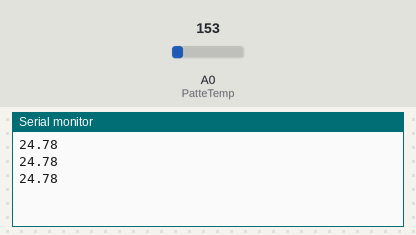
Recording of a sketch running on a simulated Arduino Uno, built with avr-gcc and run on an emulated ATmega328P. Parts: the last lines printed to the serial monitor. The inputs (shaded band) are chosen by the test bench; at power-on: A0 (PatteTemp) = 153.

Above: at 1.3 s.
1.4 s: A0 (PatteTemp) set to 165
At 1.9 s:
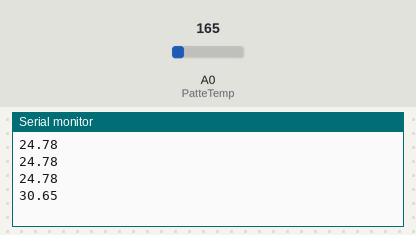
2.9 s: A0 (PatteTemp) set to 175
At 3.4 s:
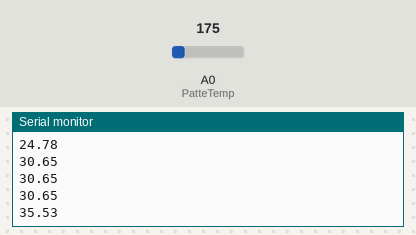
Timing chart, 0 to 5.9 s (numbered marks = the images above; inputs shaded):
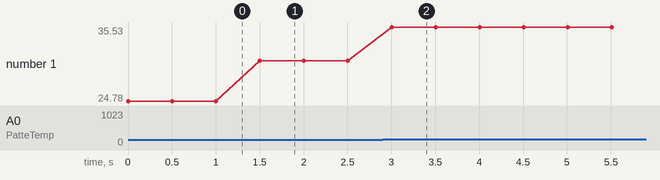

The sketch:

phmo_temp_mcp9700a.ino
```cpp
/*
Objet : Mesure temperature avec un Microchip MCP9700A
Nom : phmo_temp_mcp9700A.ino
Infos sketch :
 - Créé en 2015 le 08 12 par PHMO
 - Modifié le 10 janvier 2016
*/

#define PatteTemp 0 // La température est mesurée sur l entrée analogique A0
#define Tension 5 // La tension mesurée est de 5v lorsque le CAN (convertisseur) retourne 1023

float temperature;
float tension;

void setup() {
  Serial.begin(9600);
}

void loop () {
  tension = analogRead(PatteTemp)*Tension/1023.0;
  tension = tension - 0.5; // On enlève l'offset (décalage) de 5 mv retourné à 0 degré C
  temperature = tension / 0.01; // 10 mv soit 0,01 volt = 1 degré
  Serial.println(temperature); // Envoi de la température sur l'interface série pour Processing
  delay(500); // On attend 500 ms avant de faire une nouvelle mesure
}
```

Measured:
- after the input at 1.4 s, the serial monitor: prints a new line after 0.10 s (image 1)
- after the input at 2.9 s, the serial monitor: prints a new line after 0.10 s (image 2)
- plotted number 1: 24.78 → 30.65 after the input at 1.4 s, 30.65 → 35.53 after the input at 2.9 s
